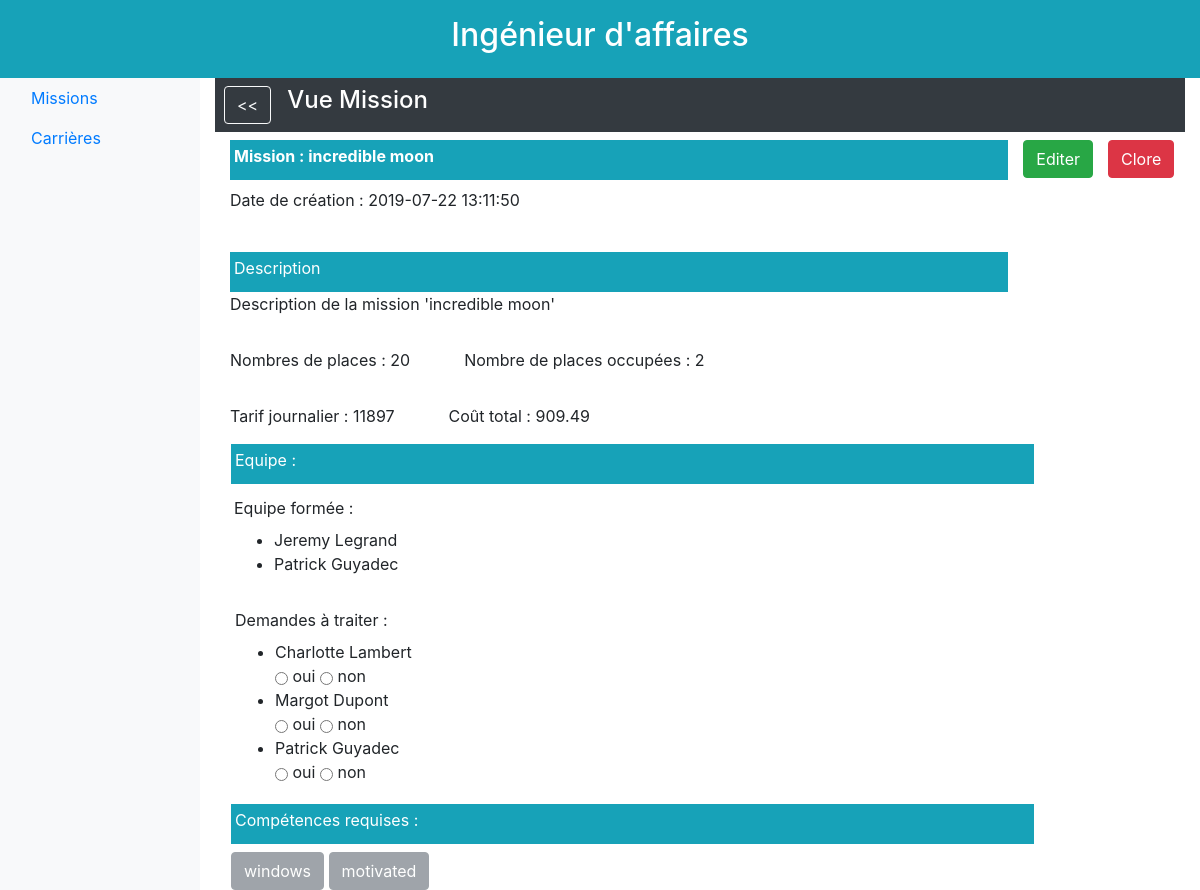
Page /12/affaire/missions/vue/12/ on the committed database.
### database/models.py (models this page shows)
class Mission(db.Model):
    id = db.Column(db.Integer, primary_key=True)
    titre = db.Column(db.String(64), unique=True)
    description = db.Column(db.Text, unique=True)
    effectifs_max = db.Column(db.Integer)
    prix_vente = db.Column(db.Integer)
    statut = db.Column(db.Text)
    date_creation = db.Column(db.DateTime)
    responsable_id = db.Column(db.Integer, db.ForeignKey('ingenieur.id'))
    souhaits = db.relationship('Souhait', backref='mission', lazy='dynamic')
    besoins = db.relationship('Besoin', backref='mission', lazy='dynamic')
    affectations = db.relationship('Affectation', backref='mission', lazy='dynamic')

class Ingenieur(db.Model):
    id = db.Column(db.Integer, primary_key=True)
    nom_court = db.Column(db.Text, unique=True) #unique ??
    prenom = db.Column(db.Text)
    nom_famille = db.Column(db.Text)
    site = db.Column(db.Text)
    email = db.Column(db.Text, unique=True)
    taux_journalier = db.Column(db.Float)
    statut = db.Column(db.Text) #a traiter, ajouté par mes soins
    estCommercial = db.Column(db.Boolean) #ajouté par mes soins
    certifications = db.relationship('Certification', backref='ingenieur', lazy='dynamic')
    souhaits = db.relationship('Souhait', backref='ingenieur', lazy='dynamic')
    affectations = db.relationship('Affectation', backref='ingenieur', lazy='dynamic')
    responsabilites_missions = db.relationship('Mission', backref='responsable', lazy='dynamic')

class Competence(db.Model):
    id = db.Column(db.Integer, primary_key=True)
    nom = db.Column(db.String(64), unique=True)
    certifications = db.relationship('Certification', backref='competence', lazy='dynamic')
    besoins = db.relationship('Besoin', backref='competence', lazy='dynamic')

### app.py (the view)
@app.route('/<id>/affaire/missions/vue/<missionId>/')
def affaire_mission_vue(id, missionId):
    mission = get_mission_by_id(missionId)
    competences = get_competence_of_mission(missionId)
    equipeForme = get_participants_actuels_of_mission(missionId)
    postulants = get_postulant_by_mission(missionId)
    coutTT = get_cout_of_mission(missionId)
    return render_template("homepage_affaire_mission_vue.html.jinja2"
                           , id=id
                           , mission=mission
                           , competences=competences
                           , equipeForme=equipeForme
                           , postulants=postulants
                           , coutTT=coutTT
                           )

### database/functions.py (called while the page is built)
def get_mission_by_id(mission_id):
    return Mission.query.filter_by(id=mission_id).first()

def get_postulant_by_mission(id_mission):
    return [get_engineer_by_id(s.ingenieur_id) for s in Souhait.query.filter_by(mission_id=id_mission).all()]

def get_participants_actuels_of_mission(mission_id):
    mission = get_mission_by_id(mission_id)
    id_inges = [a.ingenieur_id for a in list(mission.affectations)]
    participants = [get_engineer_by_id(id) for id in id_inges]
    return participants

def get_cout_of_mission(mission_id):
    coutTT = 0
    for inge in get_participants_actuels_of_mission(mission_id):
        coutTT += inge.taux_journalier
    return coutTT

def get_engineer_by_id(engineer_id):
    return Ingenieur.query.filter_by(id=engineer_id).first()

def get_competence_of_mission(mission_id):
    mission = get_mission_by_id(mission_id)
    compe_ids = [b.competence_id for b in list(mission.besoins)]
    compes = [Competence.query.filter_by(id=cid).first() for cid in compe_ids]
    return compes

### templates/homepage_affaire_mission_vue.html.jinja2
{% extends "homepage_affaire.html.jinja2" %}
{% block body %}
    <div class=" mb-2 p-2 bg-dark text-white size-6 font-weight-bold">
        <div class="row">
            <div class="mr-3 ml-3">
                <button type="button" class="btn btn-outline-light btn"
                        onclick="location.href='/{{ id }}/affaire/missions/aAffecter/';">&lt;&lt;
                </button>
            </div>
            <div class="">
                <h4>Vue Mission</h4>
            </div>
        </div>
    </div>
    <div class="d-flex flex-column">
        <div class="d-flex flex-inline mb-2">
            <div class="col-md-10">
                <div class="col p-1 bg-info text-white size-6 font-weight-bold">
                    <label for="Name">Mission : </label>
                    <label>{{ mission.titre }}</label>
                </div>
            </div>
            <div class="col-md-auto p-0">
                <button type="button" class="btn btn-success"
                        onclick="location.href='/{{ id }}/affaire/missions/vue/{{ mission.id }}/edit/';">Editer
                </button>
            </div>
            <div class="col-md justify-content-end">
                <button type="button" class="btn btn-danger" href="/TODO.php">
                        Clore
                </button>
            </div>
        </div>
        <div class="d-flex flex-inline mb-2">
            <div class="mb-2 col-md-10">
                <div class="form-group">
                    <label for="date">Date de création :</label>
                    <label>{{ mission.date_creation }}</label>
                </div>
            </div>
        </div>
        <div class="d-flex flex-inline mb-2">
            <div class="col-md-10">
                <div class="p-1  bg-info text-white size-6">
                    <label for="description">Description</label>
                </div>
                <div class="form-group">
                    <label>{{ mission.description }}</label>
                </div>
            </div>
         </div>
        <div class="d-flex flex-inline mb-2">
            <div class="col-md-auto mr-auto">
                <div class="form-group">
                    <label for="nbPlace">Nombres de places :</label>
                    <span>{{ mission.effectifs_max }}</span>
                </div>
            </div>
            <div class="col ml-4">
                <div class="size-4">
                    <label for="places">Nombre de places occupées :</label>
                    <span>{{ equipeForme|length }}</span>
                </div>
            </div>
        </div>
        <div class="d-flex flex-inline mb-2">
            <div class="col-md-auto mr-auto">
                <div class=" size-4">
                    <label for="tarif"> Tarif journalier : </label>
                    <span>{{ mission.prix_vente }}</span>
                </div>
            </div>
            <div class="col ml-4">
                <div class="size-4">
                    <label> Coût total :</label>
                    <span>{{ coutTT }}</span>
                </div>
            </div>
        </div>
        <div class="row">
            <div class="col-md-10 ml-3">
                <div class="p-1  bg-info text-white size-6 mb-2">
                    <label for="equipe">Equipe :</label>
                </div>
            </div>
        </div>
        <div class="d-flex flex-inline mb-2">
            <div class="col-md-6 ">
                <div class="p-1 size-4">
                    <label for="personnes"> Equipe formée : </label>
                    <ul>
                        {% for personne in equipeForme %}
                            <li>{{ personne.prenom }} {{ personne.nom_famille }}</li>
                        {% endfor %}
                    </ul>
                </div>
            </div>
        </div>
        <div class="row">
            <div class="col-md-6 ml-3">
                <div class="p-1 size-4">
                    <label for="places">Demandes à traiter :</label>
                    <form action="{{ url_for("process_form_data", id=id, missionId=mission.id) }}"
                          method="post"
                          class="needs-validation" novalidate="">
                        <ul>
                            {% for postulant in postulants %}
                                <li>{{ postulant.prenom }} {{ postulant.nom_famille }}</li>
                                <input type="radio" name="validation" value="accepté" class="btn btn-primary"/> oui
                                <input type="radio" name="validation" value="refusé" class="btn btn-primary"/> non
                            {% endfor %}
                        </ul>
                    </form>
                </div>
            </div>
        </div>
        <div class="row">
            <div class="col-md-10 ml-3">
                <div class="p-1  bg-info text-white size-6 mb-2">
                    <label for="competences">Compétences requises :</label>
                </div>
                {% for competence in competences %}
                    <button type="button" class="btn btn-secondary" disabled>{{ competence.nom }}</button>
                {% endfor %}
            </div>
        </div>
    </div>
{% endblock %}

### rows in the picture
Mission: titre "incredible moon", date_creation "2019-07-22 13:11:50", description "Description de la mission 'incredible moon'", effectifs_max "20", prix_vente "11897"
Ingenieur: prenom "Jeremy", nom_famille "Legrand"
Ingenieur: prenom "Patrick", nom_famille "Guyadec"
Ingenieur: prenom "Charlotte", nom_famille "Lambert"
Ingenieur: prenom "Margot", nom_famille "Dupont"
Competence: nom "windows"
Competence: nom "motivated"

### other values in the picture
{{ equipeForme|length }} "2"
{{ coutTT }} "909.49"
